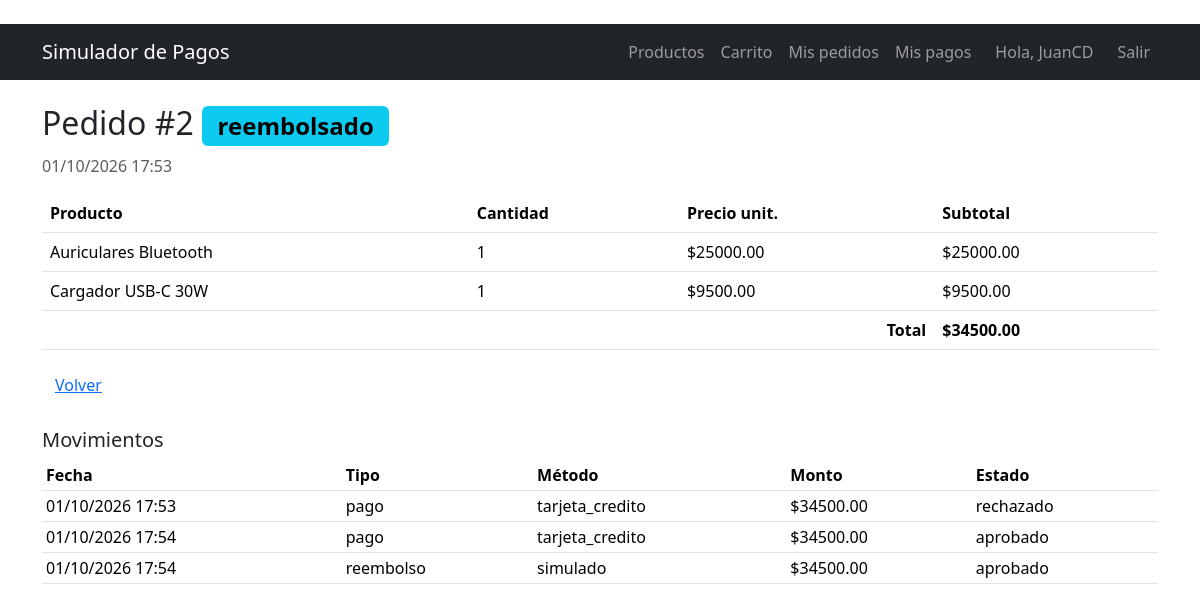
The app's page /pedidos/2 (signed in) with its own data.
### app/models.py (models this page shows, shortened)
class Usuario(UserMixin, db.Model):
    __tablename__ = "usuarios"
    id = db.Column(db.Integer, primary_key=True)
    nombre = db.Column(db.String(80), nullable=False)
    email = db.Column(db.String(120), unique=True, nullable=False, index=True)
    password_hash = db.Column(db.String(256), nullable=False)
    fecha_registro = db.Column(db.DateTime, default=datetime.utcnow)
    pedidos = db.relationship("Pedido", back_populates="usuario", lazy=True)

class Pedido(db.Model):
    __tablename__ = "pedidos"
    id = db.Column(db.Integer, primary_key=True)
    usuario_id = db.Column(db.Integer, db.ForeignKey("usuarios.id"), nullable=False)
    fecha = db.Column(db.DateTime, default=datetime.utcnow)
    total = db.Column(db.Numeric(10, 2), nullable=False, default=0)
    estado = db.Column(db.String(20), nullable=False, default="pendiente")
    usuario = db.relationship("Usuario", back_populates="pedidos")
    items = db.relationship(
        "ItemPedido", back_populates="pedido", cascade="all, delete-orphan", lazy=True
    )
    pagos = db.relationship(
        "Pago", back_populates="pedido", cascade="all, delete-orphan", lazy=True
    )

class ItemPedido(db.Model):
    __tablename__ = "items_pedido"
    id = db.Column(db.Integer, primary_key=True)
    pedido_id = db.Column(db.Integer, db.ForeignKey("pedidos.id"), nullable=False)
    producto_id = db.Column(db.Integer, db.ForeignKey("productos.id"), nullable=False)
    cantidad = db.Column(db.Integer, nullable=False, default=1)
    precio_unitario = db.Column(db.Numeric(10, 2), nullable=False)  # precio al comprar
    pedido = db.relationship("Pedido", back_populates="items")
    producto = db.relationship("Producto", back_populates="items")
    def subtotal(self):
        return self.precio_unitario * self.cantidad

class Producto(db.Model):
    __tablename__ = "productos"
    id = db.Column(db.Integer, primary_key=True)
    nombre = db.Column(db.String(100), nullable=False)
    descripcion = db.Column(db.Text)
    precio = db.Column(db.Numeric(10, 2), nullable=False)
    stock = db.Column(db.Integer, nullable=False, default=0)
    items = db.relationship("ItemPedido", back_populates="producto", lazy=True)

class Pago(db.Model):
    __tablename__ = "pagos"
    id = db.Column(db.Integer, primary_key=True)
    pedido_id = db.Column(db.Integer, db.ForeignKey("pedidos.id"), nullable=False)
    tipo = db.Column(db.String(10), nullable=False, default="pago")
    monto = db.Column(db.Numeric(10, 2), nullable=False)
    metodo = db.Column(db.String(30), default="simulado")
    estado = db.Column(db.String(20), nullable=False, default="pendiente")
    id_externo = db.Column(db.String(100))
    fecha = db.Column(db.DateTime, default=datetime.utcnow)
    pedido = db.relationship("Pedido", back_populates="pagos")

### app/routes/orders.py (the view)
@orders_bp.route("/pedidos/<int:id>")
@login_required
def detalle(id):
    pedido = db.get_or_404(Pedido, id)
    if pedido.usuario_id != current_user.id:
        abort(403)
    return render_template("pedido_detalle.html", pedido=pedido, form=AccionForm())

### app/models.py (called while the page is built)
@login_manager.user_loader
def cargar_usuario(user_id):
    return db.session.get(Usuario, int(user_id))

### app/templates/pedido_detalle.html (shortened to what this page needs)
﻿{% extends "base.html" %}
{% block content %}
{% set colores = {'pendiente': 'warning', 'pagado': 'success', 'rechazado': 'danger',
                  'cancelado': 'secondary', 'reembolsado': 'info'} %}
<h2>Pedido #{{ pedido.id }}
    <span class="badge text-bg-{{ colores.get(pedido.estado, 'secondary') }}">{{ pedido.estado }}</span>
</h2>
<p class="text-muted">{{ pedido.fecha.strftime("%d/%m/%Y %H:%M") }}</p>
<table class="table">
    <thead><tr><th>Producto</th><th>Cantidad</th><th>Precio unit.</th><th>Subtotal</th></tr></thead>
    <tbody>
    {% for it in pedido.items %}
        <tr>
            <td>{{ it.producto.nombre }}</td>
            <td>{{ it.cantidad }}</td>
            <td>${{ "%.2f"|format(it.precio_unitario) }}</td>
            <td>${{ "%.2f"|format(it.subtotal()) }}</td>
        </tr>
    {% endfor %}
    </tbody>
    <tfoot><tr><th colspan="3" class="text-end">Total</th><th>${{ "%.2f"|format(pedido.total) }}</th></tr></tfoot>
</table>
<div class="mb-4 d-flex flex-wrap gap-2 align-items-center">
    <a href="{{ url_for('orders.listar') }}" class="btn btn-link">Volver</a>
</div>
{% if pedido.pagos %}
<h5>Movimientos</h5>
<table class="table table-sm">
    <thead><tr><th>Fecha</th><th>Tipo</th><th>Método</th><th>Monto</th><th>Estado</th></tr></thead>
    <tbody>
    {% for pg in pedido.pagos %}
        <tr>
            <td>{{ pg.fecha.strftime("%d/%m/%Y %H:%M") }}</td>
            <td>{{ pg.tipo }}</td>
            <td>{{ pg.metodo }}</td>
            <td>${{ "%.2f"|format(pg.monto) }}</td>
            <td>{{ pg.estado }}</td>
        </tr>
    {% endfor %}
    </tbody>
</table>
{% endif %}
{% endblock %}

### app/templates/base.html (shortened to what this page needs)
﻿<!DOCTYPE html>
<html lang="es">
<head>
    <link href="https://cdn.jsdelivr.net/npm/bootstrap@5.3.3/dist/css/bootstrap.min.css" rel="stylesheet">
</head>
<body>
<nav class="navbar navbar-expand navbar-dark bg-dark mb-4">
    <div class="container">
        <a class="navbar-brand" href="{{ url_for('index') }}">Simulador de Pagos</a>
        <div class="navbar-nav ms-auto">
            <a class="nav-link" href="{{ url_for('products.listar') }}">Productos</a>
            {% if current_user.is_authenticated %}
                <a class="nav-link" href="{{ url_for('orders.carrito') }}">Carrito</a>
                <a class="nav-link" href="{{ url_for('orders.listar') }}">Mis pedidos</a>
                <a class="nav-link" href="{{ url_for('payments.listar') }}">Mis pagos</a>
                <span class="navbar-text mx-3">Hola, {{ current_user.nombre }}</span>
                <a class="nav-link" href="{{ url_for('auth.logout') }}">Salir</a>
            {% else %}
                <a class="nav-link" href="{{ url_for('auth.login') }}">Ingresar</a>
                <a class="nav-link" href="{{ url_for('auth.registro') }}">Registrarse</a>
            {% endif %}
        </div>
    </div>
</nav>
<div class="container">
    {% block content %}{% endblock %}
</div>
</body>
</html>

### records on screen
Usuario: nombre "JuanCD"
Pedido: id "2", estado "reembolsado", fecha "01/10/2026 17:53", total "34500.00"
ItemPedido: producto.nombre "Auriculares Bluetooth", cantidad "1", precio_unitario "25000.00", subtotal "25000.00"
ItemPedido: producto.nombre "Cargador USB-C 30W", cantidad "1", precio_unitario "9500.00", subtotal "9500.00"
Pago: fecha "01/10/2026 17:53", tipo "pago", metodo "tarjeta_credito", monto "34500.00", estado "rechazado"
Pago: fecha "01/10/2026 17:54", tipo "pago", metodo "tarjeta_credito", monto "34500.00", estado "aprobado"
Pago: fecha "01/10/2026 17:54", tipo "reembolso", metodo "simulado", monto "34500.00", estado "aprobado"
